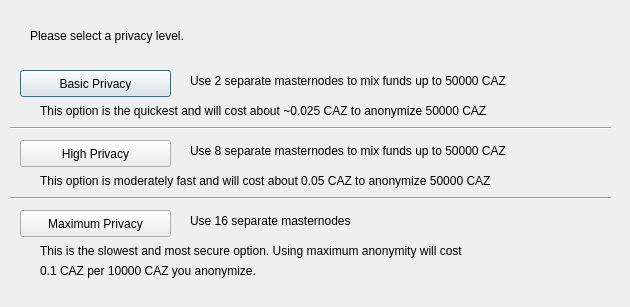
<?xml version="1.0" encoding="UTF-8"?>
<ui version="4.0">
 <class>ObfuscationConfig</class>
 <widget class="QDialog" name="ObfuscationConfig">
  <property name="geometry">
   <rect>
    <x>0</x>
    <y>0</y>
    <width>630</width>
    <height>307</height>
   </rect>
  </property>
  <property name="windowTitle">
   <string>Configure Obfuscation</string>
  </property>
  <widget class="QPushButton" name="buttonBasic">
   <property name="geometry">
    <rect>
     <x>20</x>
     <y>70</y>
     <width>151</width>
     <height>27</height>
    </rect>
   </property>
   <property name="text">
    <string>Basic Privacy</string>
   </property>
  </widget>
  <widget class="QPushButton" name="buttonHigh">
   <property name="geometry">
    <rect>
     <x>20</x>
     <y>140</y>
     <width>151</width>
     <height>27</height>
    </rect>
   </property>
   <property name="text">
    <string>High Privacy</string>
   </property>
  </widget>
  <widget class="QPushButton" name="buttonMax">
   <property name="geometry">
    <rect>
     <x>20</x>
     <y>210</y>
     <width>151</width>
     <height>27</height>
    </rect>
   </property>
   <property name="text">
    <string>Maximum Privacy</string>
   </property>
  </widget>
  <widget class="QLabel" name="label">
   <property name="geometry">
    <rect>
     <x>30</x>
     <y>20</y>
     <width>571</width>
     <height>31</height>
    </rect>
   </property>
   <property name="text">
    <string>Please select a privacy level.</string>
   </property>
  </widget>
  <widget class="QLabel" name="label_2">
   <property name="geometry">
    <rect>
     <x>190</x>
     <y>70</y>
     <width>421</width>
     <height>21</height>
    </rect>
   </property>
   <property name="text">
    <string>Use 2 separate masternodes to mix funds up to 50000 CAZ</string>
   </property>
  </widget>
  <widget class="QLabel" name="label_3">
   <property name="geometry">
    <rect>
     <x>190</x>
     <y>140</y>
     <width>411</width>
     <height>21</height>
    </rect>
   </property>
   <property name="text">
    <string>Use 8 separate masternodes to mix funds up to 50000 CAZ</string>
   </property>
  </widget>
  <widget class="QLabel" name="label_4">
   <property name="geometry">
    <rect>
     <x>190</x>
     <y>210</y>
     <width>421</width>
     <height>21</height>
    </rect>
   </property>
   <property name="text">
    <string>Use 16 separate masternodes</string>
   </property>
  </widget>
  <widget class="QLabel" name="label_6">
   <property name="geometry">
    <rect>
     <x>40</x>
     <y>100</y>
     <width>561</width>
     <height>21</height>
    </rect>
   </property>
   <property name="text">
    <string>This option is the quickest and will cost about ~0.025 CAZ to anonymize 50000 CAZ</string>
   </property>
  </widget>
  <widget class="QLabel" name="label_7">
   <property name="geometry">
    <rect>
     <x>40</x>
     <y>170</y>
     <width>561</width>
     <height>21</height>
    </rect>
   </property>
   <property name="text">
    <string>This option is moderately fast and will cost about 0.05 CAZ to anonymize 50000 CAZ</string>
   </property>
  </widget>
  <widget class="QLabel" name="label_8">
   <property name="geometry">
    <rect>
     <x>40</x>
     <y>240</y>
     <width>561</width>
     <height>21</height>
    </rect>
   </property>
   <property name="text">
    <string>This is the slowest and most secure option. Using maximum anonymity will cost</string>
   </property>
  </widget>
  <widget class="QLabel" name="label_9">
   <property name="geometry">
    <rect>
     <x>40</x>
     <y>260</y>
     <width>561</width>
     <height>21</height>
    </rect>
   </property>
   <property name="text">
    <string>0.1 CAZ per 10000 CAZ you anonymize.</string>
   </property>
  </widget>
  <widget class="Line" name="line">
   <property name="geometry">
    <rect>
     <x>10</x>
     <y>120</y>
     <width>601</width>
     <height>16</height>
    </rect>
   </property>
   <property name="orientation">
    <enum>Qt::Horizontal</enum>
   </property>
  </widget>
  <widget class="Line" name="line_2">
   <property name="geometry">
    <rect>
     <x>10</x>
     <y>190</y>
     <width>601</width>
     <height>16</height>
    </rect>
   </property>
   <property name="orientation">
    <enum>Qt::Horizontal</enum>
   </property>
  </widget>
 </widget>
 <resources/>
 <connections/>
</ui>
